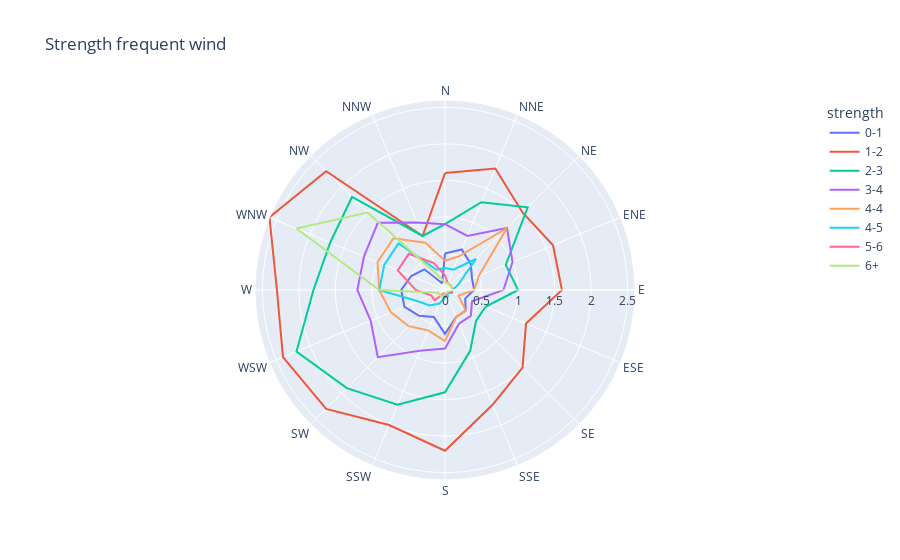

Write notebook code for a chart like this one.
### Code cell
# Create a line plot on a polar graphic
px.line_polar(data_frame=wind, r="frequency", theta="direction",
              color="strength", line_close=True, title="Strength frequent wind")

### Figure 1 — Plotly figure (JSON) as saved in the notebook; plotly's stock layout.template omitted (floating-point values rounded to 4 significant figures)
{"data": [{"hovertemplate": "strength=0-1<br>frequency=%{r}<br>direction=%{theta}<extra></extra>", "legendgroup": "0-1", "line": {"color": "#636efa", "dash": "solid"}, "marker": {"symbol": "circle"}, "mode": "lines", "name": "0-1", "r": [0.5, 0.6, 0.5, 0.4, 0.4, 0.3, 0.4, 0.4, 0.6, 0.4, 0.5, 0.6, 0.6, 0.5, 0.4, 0.1, 0.5], "showlegend": true, "subplot": "polar", "theta": ["N", "NNE", "NE", "ENE", "E", "ESE", "SE", "SSE", "S", "SSW", "SW", "WSW", "W", "WNW", "NW", "NNW", "N"], "type": "scatterpolar"}, {"hovertemplate": "strength=1-2<br>frequency=%{r}<br>direction=%{theta}<extra></extra>", "legendgroup": "1-2", "line": {"color": "#EF553B", "dash": "solid"}, "marker": {"symbol": "circle"}, "mode": "lines", "name": "1-2", "r": [1.6, 1.8, 1.5, 1.6, 1.6, 1.2, 1.5, 1.7, 2.2, 2, 2.3, 2.4, 2.3, 2.6, 2.3, 0.8, 1.6], "showlegend": true, "subplot": "polar", "theta": ["N", "NNE", "NE", "ENE", "E", "ESE", "SE", "SSE", "S", "SSW", "SW", "WSW", "W", "WNW", "NW", "NNW", "N"], "type": "scatterpolar"}, {"hovertemplate": "strength=2-3<br>frequency=%{r}<br>direction=%{theta}<extra></extra>", "legendgroup": "2-3", "line": {"color": "#00cc96", "dash": "solid"}, "marker": {"symbol": "circle"}, "mode": "lines", "name": "2-3", "r": [0.9, 1.3, 1.6, 0.9, 1, 0.6, 0.6, 0.9, 1.4, 1.7, 1.9, 2.2, 1.8, 1.7, 1.8, 0.8, 0.9], "showlegend": true, "subplot": "polar", "theta": ["N", "NNE", "NE", "ENE", "E", "ESE", "SE", "SSE", "S", "SSW", "SW", "WSW", "W", "WNW", "NW", "NNW", "N"], "type": "scatterpolar"}, {"hovertemplate": "strength=3-4<br>frequency=%{r}<br>direction=%{theta}<extra></extra>", "legendgroup": "3-4", "line": {"color": "#ab63fa", "dash": "solid"}, "marker": {"symbol": "circle"}, "mode": "lines", "name": "3-4", "r": [0.9, 0.8, 1.2, 1, 0.8, 0.4, 0.5, 0.5, 0.8, 0.9, 1.3, 1.1, 1.2, 1.2, 1.3, 1, 0.9], "showlegend": true, "subplot": "polar", "theta": ["N", "NNE", "NE", "ENE", "E", "ESE", "SE", "SSE", "S", "SSW", "SW", "WSW", "W", "WNW", "NW", "NNW", "N"], "type": "scatterpolar"}, {"hovertemplate": "strength=4-4<br>frequency=%{r}<br>direction=%{theta}<extra></extra>", "legendgroup": "4-4", "line": {"color": "#FFA15A", "dash": "solid"}, "marker": {"symbol": "circle"}, "mode": "lines", "name": "4-4", "r": [0.4, 0.5, 1.2, 0.5, 0.4, 0.2, 0.4, 0.4, 0.7, 0.6, 0.7, 0.8, 0.9, 1, 1, 0.7, 0.4], "showlegend": true, "subplot": "polar", "theta": ["N", "NNE", "NE", "ENE", "E", "ESE", "SE", "SSE", "S", "SSW", "SW", "WSW", "W", "WNW", "NW", "NNW", "N"], "type": "scatterpolar"}, {"hovertemplate": "strength=4-5<br>frequency=%{r}<br>direction=%{theta}<extra></extra>", "legendgroup": "4-5", "line": {"color": "#19d3f3", "dash": "solid"}, "marker": {"symbol": "circle"}, "mode": "lines", "name": "4-5", "r": [0.3, 0.3, 0.6, 0.2, 0.1, 0.1, 0.05, 0.1, 0.1, 0.2, 0.3, 0.4, 0.9, 0.9, 0.9, 0.3, 0.3], "showlegend": true, "subplot": "polar", "theta": ["N", "NNE", "NE", "ENE", "E", "ESE", "SE", "SSE", "S", "SSW", "SW", "WSW", "W", "WNW", "NW", "NNW", "N"], "type": "scatterpolar"}, {"hovertemplate": "strength=5-6<br>frequency=%{r}<br>direction=%{theta}<extra></extra>", "legendgroup": "5-6", "line": {"color": "#FF6692", "dash": "solid"}, "marker": {"symbol": "circle"}, "mode": "lines", "name": "5-6", "r": [0.2, 0.1, 0.1, 0.1, 0.1, 0.1, 0.05, 0.05, 0.1, 0.05, 0.2, 0.2, 0.4, 0.7, 0.7, 0.4, 0.2], "showlegend": true, "subplot": "polar", "theta": ["N", "NNE", "NE", "ENE", "E", "ESE", "SE", "SSE", "S", "SSW", "SW", "WSW", "W", "WNW", "NW", "NNW", "N"], "type": "scatterpolar"}, {"hovertemplate": "strength=6+<br>frequency=%{r}<br>direction=%{theta}<extra></extra>", "legendgroup": "6+", "line": {"color": "#B6E880", "dash": "solid"}, "marker": {"symbol": "circle"}, "mode": "lines", "name": "6+", "r": [0.1, 0.1, 0.1, 0.1, 0.1, 0.05, 0.05, 0.05, 0.05, 0.1, 0.1, 0.1, 0.9, 2.2, 1.5, 0.2, 0.1], "showlegend": true, "subplot": "polar", "theta": ["N", "NNE", "NE", "ENE", "E", "ESE", "SE", "SSE", "S", "SSW", "SW", "WSW", "W", "WNW", "NW", "NNW", "N"], "type": "scatterpolar"}], "layout": {"legend": {"title": {"text": "strength"}, "tracegroupgap": 0}, "polar": {"angularaxis": {"direction": "clockwise", "rotation": 90}, "domain": {"x": [0, 1], "y": [0, 1]}}, "title": {"text": "Strength frequent wind"}}}
